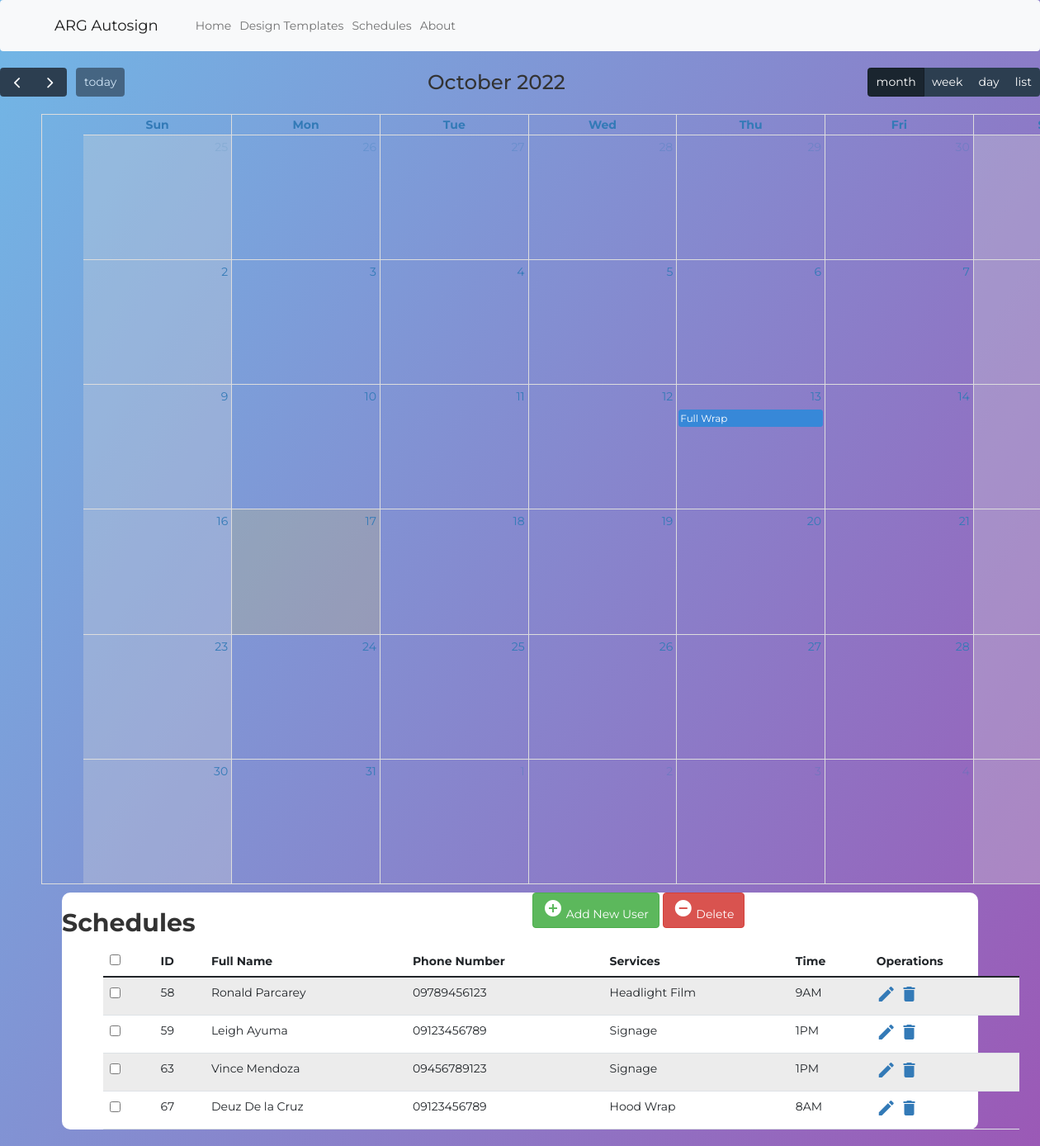
The page /php/schedules.php on the database its author committed.
### tables this page shows
CREATE TABLE `customer_request` (
  `id` int(11) NOT NULL,
  `fullName` varchar(50) NOT NULL,
  `phoneNumber` bigint(11) NOT NULL,
  `time` enum('7AM','8AM','9AM','10AM','11AM','1PM','2PM','3PM','4PM','5PM') NOT NULL,
  `services` varchar(20) DEFAULT NULL
);

### php/schedules.php (the view, shortened to what this page needs)
<?php
include '../include/navigation.php';
include 'backend/database.php';
?>
<!DOCTYPE html>
<html lang="en">
<head>
    <link rel="stylesheet" href="../css/schedules.css">
    <link href="https://cdn.jsdelivr.net/npm/bootstrap@5.0.2/dist/css/bootstrap.min.css" rel="stylesheet">
	<link rel="stylesheet" href="https://maxcdn.bootstrapcdn.com/font-awesome/4.7.0/css/font-awesome.min.css">
	<link rel="stylesheet" href="https://maxcdn.bootstrapcdn.com/bootstrap/3.3.7/css/bootstrap.min.css">
    <link rel="stylesheet" href="../css/calendar.css">
</head>
<body>
    <div id="calendar"></div>
    <div class="container">
        <div class="table-wrapper" style="background-color: white; border-radius: 10px;">
            <div class="table-title" style="border-top-left-radius: 10px; border-top-right-radius: 10px;">
                <div class="row">
                    <div class="col-sm-6">
						<h2><b>Schedules</b></h2>
					</div>
					<div class="col-sm-6">
						<a href="#addEmployeeModal" class="btn btn-success" data-toggle="modal"><i class="material-icons">&#xE147;</i> <span>Add New User</span></a>
						<a href="JavaScript:void(0);" class="btn btn-danger" id="delete_multiple"><i class="material-icons">&#xE15C;</i> <span>Delete</span></a>
					</div>
                </div>
            </div>
            <table class="table table-striped table-hover">
                <thead>
                    <tr>
						<th>
							<span class="custom-checkbox">
								<input type="checkbox" id="selectAll">
							</span>
						</th>
						<th>ID</th>
                        <th>Full Name</th>
                        <th>Phone Number</th>
						<th>Services</th>
                        <th>Time</th>
                        <th>Operations</th>
                    </tr>
                </thead>
				<tbody>
				<?php
				$result = mysqli_query($conn,"SELECT * FROM customer_request");
					while($row = mysqli_fetch_array($result)) {
				?>
				<tr id="<?php echo $row["id"]; ?>">
				<td>
							<span class="custom-checkbox">
								<input type="checkbox" class="user_checkbox" data-user-id="<?php echo $row["id"]; ?>">
							</span>
						</td>
					<td><?php echo $row["id"]; ?></td>
					<td><?php echo $row["fullName"]; ?></td>
					<td>0<?php echo $row["phoneNumber"]; ?></td>
					<td><?php echo $row["services"]; ?></td>
					<td><?php echo $row["time"]; ?></td>
					<td>
						<a href="#editEmployeeModal" class="edit" data-toggle="modal">
							<i class="material-icons update" data-toggle="tooltip"
							data-id="<?php echo $row["id"]; ?>"
							data-fullName="<?php echo $row["fullName"]; ?>"
							data-phoneNumber="0<?php echo $row["phoneNumber"]; ?>"
							data-time="<?php echo $row["time"]; ?>"
							data-services="<?php echo $row["services"]; ?>"
							title="Edit">&#xE254;</i>
						</a>
						<a href="#deleteEmployeeModal" class="delete" data-id="<?php echo $row["id"]; ?>" data-toggle="modal"><i class="material-icons" data-toggle="tooltip"
						 title="Delete">&#xE872;</i></a>
                    </td>
				</tr>
				<?php
				}
				?>
				</tbody>
			</table>
        </div>
    </div>
</body>
</html>

### include/navigation.php (shortened to what this page needs)
<!DOCTYPE html>
<html lang="en">
<head>
    <link href="https://cdn.jsdelivr.net/npm/bootstrap@5.0.2/dist/css/bootstrap.min.css" rel="stylesheet">
  </head>
<body>
      <nav class="navbar navbar-expand-lg navbar-light bg-light">
        <a class="navbar-brand" href="../../arg/php/homepage.php">ARG Autosign</a>
        <div class="collapse navbar-collapse" id="navbarNav">
          <ul class="navbar-nav">
            <li class="nav-item active">
              <a class="nav-link" href="../../arg/php/homepage.php" style="text-decoration: none;">Home<span class="sr-only"></span></a>
            </li>
            <li class="nav-item">
              <a class="nav-link" href="../../arg/php/designTemplates.php" style="text-decoration: none;">Design Templates</a>
            </li>
            <li class="nav-item">
              <a class="nav-link" href="../../arg/php/schedules.php" style="text-decoration: none;">Schedules</a>
            </li>
            <li class="nav-item">
              <a class="nav-link" href="../../arg/php/about.php" style="text-decoration: none;">About</a>
            </li>
          </ul>
        </div>
      </nav>
</body>
</html>

### css/schedules.css (style rules this page uses)
* { margin: 0; padding: 0; box-sizing: border-box; font-family: 'Montserrat', sans-serif; }
body { background: linear-gradient(120deg, #71b7e6, #9b59b6); background-position: center; background-size: cover; background-position: center; background-repeat: no-repeat; }
html { height: 100%; }
.navbar-brand { margin-left: 50px; }
table { margin-left: 50px; }

### css/calendar.css (style rules this page uses)
.fc { display: flex; flex-direction: column; font-size: 1em }
.fc, .fc *, .fc *:before, .fc *:after { box-sizing: border-box; }
.fc-direction-ltr { direction: ltr; text-align: left; }
:root { --fc-daygrid-event-dot-width: 8px; }
:root { --fc-list-event-dot-width: 10px; --fc-list-event-hover-bg-color: #f5f5f5; }

### rows shown on the page
customer_request: id "58", fullName "Ronald Parcarey", phoneNumber "9789456123", services "Headlight Film", time "9AM"
customer_request: id "59", fullName "Leigh Ayuma", phoneNumber "9123456789", services "Signage", time "1PM"
customer_request: id "63", fullName "Vince Mendoza", phoneNumber "9456789123", services "Signage", time "1PM"
customer_request: id "67", fullName "Deuz De la Cruz", phoneNumber "9123456789", services "Hood Wrap", time "8AM"
